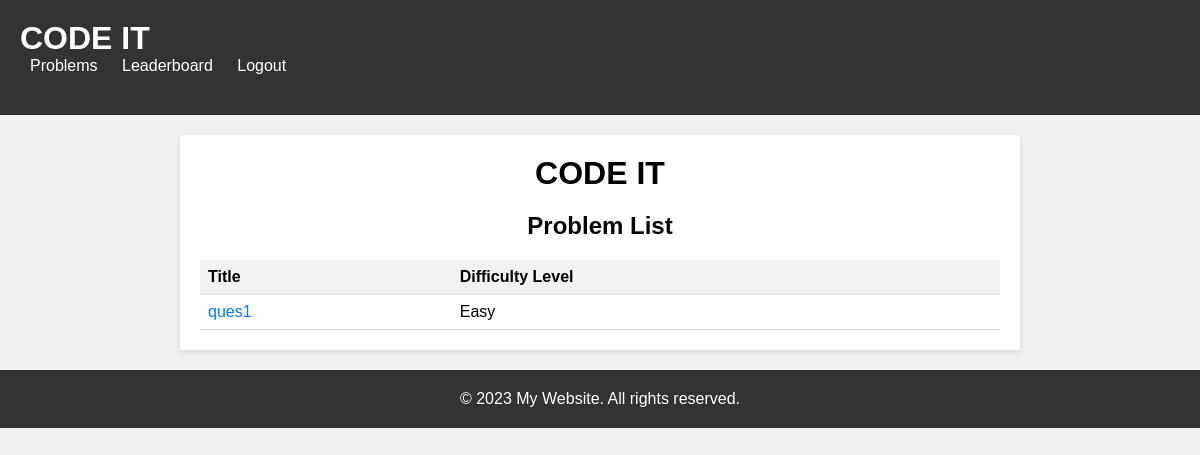
The app's page /judgeapp/problems/ (signed in), older data.
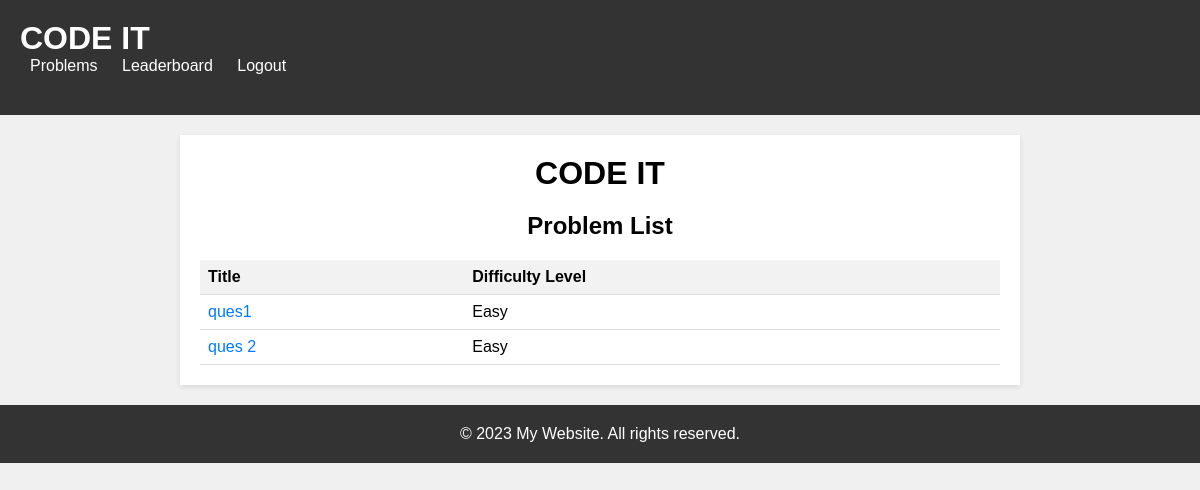
The same page, newer data.
### judgeapp/models.py (models this page shows, shortened)
class Problem(models.Model):
    TOUGHNESS = (("Easy", "Easy"), ("Medium", "Medium"), ("Tough", "Tough"))
    title = models.CharField(max_length=255)
    description = models.TextField()
    difficulty = models.CharField(max_length=50,choices=TOUGHNESS)
    time_limit = models.IntegerField(default=2, help_text="in seconds")
    memory_limit = models.IntegerField(default=128, help_text="in kb")

### judgeapp/views.py (the view)
# urls.py: path('problems/', views.problem_list, name='problem_list'),
@login_required(login_url='login')
def problem_list(request):
    problems = Problem.objects.all()
    return render(request, 'problem_list.html', {'problems': problems})

### judgeapp/templates/problem_list.html (shortened to what this page needs)
{% extends 'base.html' %}
{% block content %}
    <h1>CODE IT</h1>
    <h2>Problem List</h2>
    <table class="problem-table">
        <thead>
            <tr>
                <th>Title</th>
                <th>Difficulty Level</th>
            </tr>
        </thead>
        <tbody>
            {% if problems %}
                {% for problem in problems %}
                    <tr>
                        <td><a href="{% url 'problem_detail' problem_id=problem.id %}">{{ problem.title }}</a></td>
                        <td>{{ problem.difficulty }}</td>
                    </tr>
                {% endfor %}
            {% else %}
                <tr>
                    <td colspan="2"><p>No problems available.</p></td>
                </tr>
            {% endif %}
        </tbody>
    </table>
{% endblock %}

Row changes from the older to the newer data that the page shows:
added Problem: title "ques 2", difficulty "Easy"
